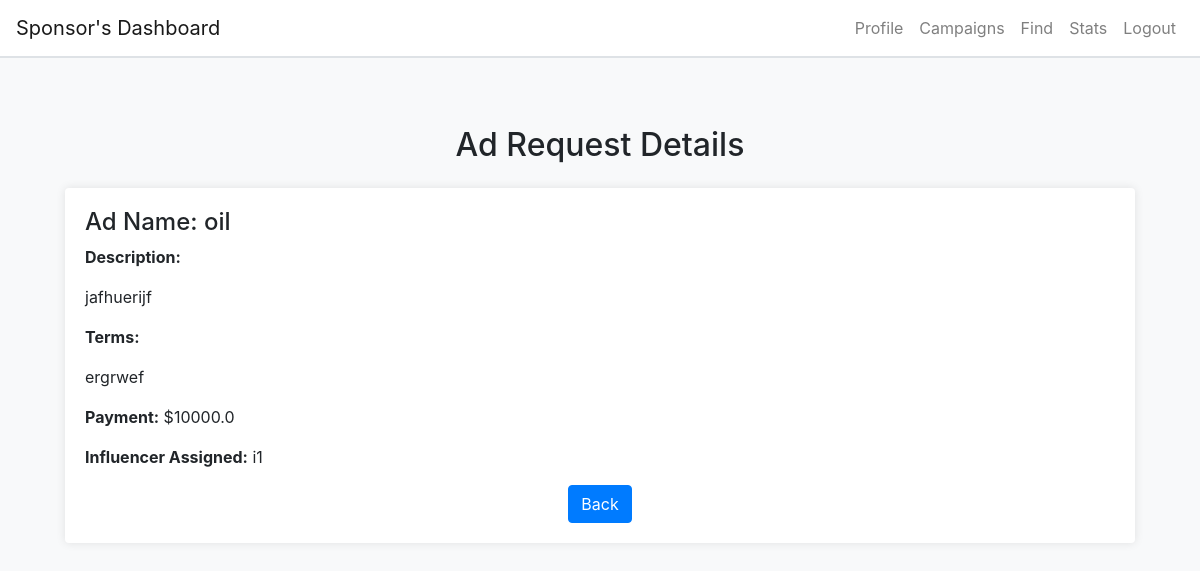
/ad_view/1 (signed in), run on the app's committed database.
### app.py (models this page shows)
class AdRequest(db.Model):
    id = db.Column(db.Integer, primary_key=True)
    ad_name = db.Column(db.String(100), nullable=False)
    description = db.Column(db.String(500), nullable=False)
    terms = db.Column(db.String(500), nullable=True)
    payment = db.Column(db.Float, nullable=False)
    influencer_name = db.Column(db.String(100), nullable=True)
    influencer_id = db.Column(db.Integer, db.ForeignKey('influencers.id'), nullable=True)
    campaign_id = db.Column(db.Integer, db.ForeignKey('campaign.id'), nullable=False)
    negotiation_status = db.Column(db.String(20), nullable=False, default='no negotiation')
    modified_terms = db.Column(db.Text, nullable=True)
    modified_payment = db.Column(db.Float, nullable=True)
    created_by = db.Column(db.String(20), nullable=False)
    created_at = db.Column(db.DateTime, default=datetime.utcnow)
    campaign = db.relationship('Campaign', backref='ad_requests')
    sponsor_id = db.Column(db.Integer, db.ForeignKey('sponsors.id'), nullable=False)
    status = db.Column(db.String(50), default='pending')

### app.py (the view)
@app.route('/ad_view/<int:request_id>', methods=['GET'])
def view_ad(request_id):
    if 'user_id' not in session:
        flash('You need to log in first.', 'warning')
        return redirect(url_for('login'))
    ad_request = AdRequest.query.get_or_404(request_id)
    user_role = session.get('user_role')
    return render_template('ad_view.html', ad_request=ad_request, user_role=user_role)

### templates/ad_view.html
{% extends "base.html" %} {% block title %}Ad Request Details{% endblock %} {%
block content %}
<div class="container mt-5">
  <h2 class="text-center">Ad Request Details</h2>
  <div class="card mt-4">
    <div class="card-body">
      <h4>Ad Name: {{ ad_request.ad_name }}</h4>
      <p><strong>Description:</strong></p>
      <p>{{ ad_request.description }}</p>
      <p><strong>Terms:</strong></p>
      <p>{{ ad_request.terms }}</p>
      <p><strong>Payment:</strong> ${{ ad_request.payment }}</p>
      <p>
        <strong>Influencer Assigned:</strong> {{ ad_request.influencer_name }}
      </p>
      <div class="text-center">
        {% if user_role == 'influencer' %}
        <a href="{{ url_for('influencer_profile') }}" class="btn btn-primary"
          >Back</a
        >
        {% elif user_role == 'sponsor' %}
        <a href="{{ url_for('sponsor_profile') }}" class="btn btn-primary"
          >Back</a
        >
        {% elif user_role == 'admin' %}
        <a href="{{ url_for('admin_info') }}" class="btn btn-primary">Back</a>
        {% endif %}
      </div>
    </div>
  </div>
</div>
{% endblock %}

### templates/base.html (style rules this page uses)
body { background-color: #f8f9fa; }
.card { margin-bottom: 20px; border: none; box-shadow: 0 0 10px rgba(0, 0, 0, 0.1); }

### data on the page
AdRequest: ad_name "oil", description "jafhuerijf", terms "ergrwef", payment "10000.0", influencer_name "i1"
